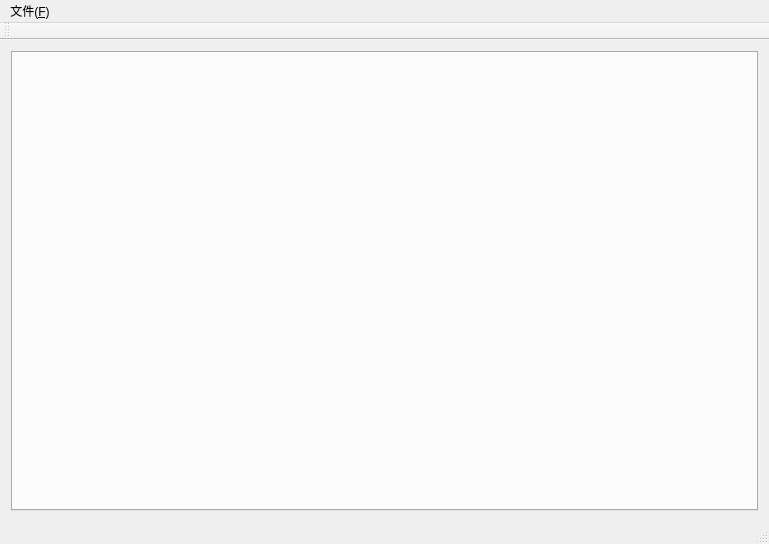
<?xml version="1.0" encoding="UTF-8"?>
<ui version="4.0">
 <class>MainWindow</class>
 <widget class="QMainWindow" name="MainWindow">
  <property name="geometry">
   <rect>
    <x>0</x>
    <y>0</y>
    <width>769</width>
    <height>544</height>
   </rect>
  </property>
  <property name="windowTitle">
   <string>MainWindow</string>
  </property>
  <widget class="QWidget" name="centralWidget">
   <layout class="QGridLayout" name="gridLayout">
    <item row="0" column="0">
     <widget class="QTabWidget" name="tabWidget">
      <property name="currentIndex">
       <number>-1</number>
      </property>
     </widget>
    </item>
   </layout>
  </widget>
  <widget class="QMenuBar" name="menuBar">
   <property name="geometry">
    <rect>
     <x>0</x>
     <y>0</y>
     <width>769</width>
     <height>26</height>
    </rect>
   </property>
   <widget class="QMenu" name="menu">
    <property name="title">
     <string>文件(&amp;F)</string>
    </property>
    <addaction name="action_N"/>
    <addaction name="action_O"/>
    <addaction name="action_C"/>
    <addaction name="separator"/>
    <addaction name="action_S"/>
    <addaction name="action_A"/>
    <addaction name="separator"/>
    <addaction name="action_E"/>
   </widget>
   <addaction name="menu"/>
  </widget>
  <widget class="QToolBar" name="mainToolBar">
   <attribute name="toolBarArea">
    <enum>TopToolBarArea</enum>
   </attribute>
   <attribute name="toolBarBreak">
    <bool>false</bool>
   </attribute>
  </widget>
  <widget class="QStatusBar" name="statusBar"/>
  <action name="action_N">
   <property name="text">
    <string>新建文件(&amp;N)</string>
   </property>
   <property name="shortcut">
    <string>Ctrl+N</string>
   </property>
  </action>
  <action name="action_C">
   <property name="text">
    <string>关闭文件(&amp;C)</string>
   </property>
   <property name="shortcut">
    <string>Ctrl+C</string>
   </property>
  </action>
  <action name="action_S">
   <property name="text">
    <string>保存文件(&amp;S)</string>
   </property>
   <property name="shortcut">
    <string>Ctrl+S</string>
   </property>
  </action>
  <action name="action_A">
   <property name="text">
    <string>文件另存为(&amp;A)</string>
   </property>
   <property name="shortcut">
    <string>Ctrl+A</string>
   </property>
  </action>
  <action name="action_E">
   <property name="text">
    <string>退出(&amp;E)</string>
   </property>
   <property name="shortcut">
    <string>Ctrl+E</string>
   </property>
  </action>
  <action name="action_O">
   <property name="text">
    <string>打开文件(&amp;O)</string>
   </property>
  </action>
 </widget>
 <layoutdefault spacing="6" margin="11"/>
 <resources/>
 <connections/>
</ui>
